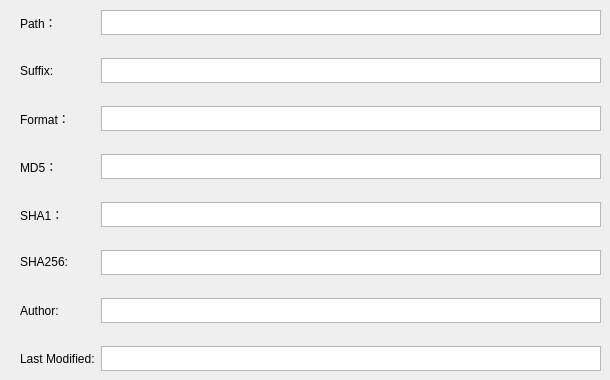
      <widget class="QWidget" name="baseinfo">
       <attribute name="title">
        <string>基础信息</string>
       </attribute>
       <widget class="QWidget" name="verticalLayoutWidget_2">
        <property name="geometry">
         <rect>
          <x>20</x>
          <y>10</y>
          <width>581</width>
          <height>361</height>
         </rect>
        </property>
        <layout class="QVBoxLayout" name="verticalLayout">
         <item>
          <layout class="QHBoxLayout" name="horizontalLayout">
           <item>
            <widget class="QLabel" name="label">
             <property name="maximumSize">
              <size>
               <width>80</width>
               <height>25</height>
              </size>
             </property>
             <property name="text">
              <string>Path：</string>
             </property>
            </widget>
           </item>
           <item>
            <widget class="QTextBrowser" name="path_browser">
             <property name="maximumSize">
              <size>
               <width>500</width>
               <height>25</height>
              </size>
             </property>
            </widget>
           </item>
          </layout>
         </item>
         <item>
          <spacer name="verticalSpacer">
           <property name="orientation">
            <enum>Qt::Vertical</enum>
           </property>
           <property name="sizeHint" stdset="0">
            <size>
             <width>20</width>
             <height>5</height>
            </size>
           </property>
          </spacer>
         </item>
         <item>
          <layout class="QHBoxLayout" name="horizontalLayout_2">
           <item>
            <widget class="QLabel" name="label_2">
             <property name="maximumSize">
              <size>
               <width>80</width>
               <height>25</height>
              </size>
             </property>
             <property name="text">
              <string>Suffix:</string>
             </property>
            </widget>
           </item>
           <item>
            <widget class="QTextBrowser" name="suffix_browser">
             <property name="maximumSize">
              <size>
               <width>500</width>
               <height>25</height>
              </size>
             </property>
            </widget>
           </item>
          </layout>
         </item>
         <item>
          <spacer name="verticalSpacer_2">
           <property name="orientation">
            <enum>Qt::Vertical</enum>
           </property>
           <property name="sizeHint" stdset="0">
            <size>
             <width>20</width>
             <height>5</height>
            </size>
           </property>
          </spacer>
         </item>
         <item>
          <layout class="QHBoxLayout" name="horizontalLayout_5">
           <item>
            <widget class="QLabel" name="label_5">
             <property name="maximumSize">
              <size>
               <width>80</width>
               <height>25</height>
              </size>
             </property>
             <property name="text">
              <string>Format：</string>
             </property>
            </widget>
           </item>
           <item>
            <widget class="QTextBrowser" name="format_browser">
             <property name="maximumSize">
              <size>
               <width>500</width>
               <height>25</height>
              </size>
             </property>
            </widget>
           </item>
          </layout>
         </item>
         <item>
          <spacer name="verticalSpacer_3">
           <property name="orientation">
            <enum>Qt::Vertical</enum>
           </property>
           <property name="sizeHint" stdset="0">
            <size>
             <width>20</width>
             <height>5</height>
            </size>
           </property>
          </spacer>
         </item>
         <item>
          <layout class="QHBoxLayout" name="horizontalLayout_4">
           <item>
            <widget class="QLabel" name="label_4">
             <property name="maximumSize">
              <size>
               <width>80</width>
               <height>25</height>
              </size>
             </property>
             <property name="text">
              <string>MD5：</string>
             </property>
            </widget>
           </item>
           <item>
            <widget class="QTextBrowser" name="md5_browser">
             <property name="maximumSize">
              <size>
               <width>500</width>
               <height>25</height>
              </size>
             </property>
            </widget>
           </item>
          </layout>
         </item>
         <item>
          <spacer name="verticalSpacer_4">
           <property name="orientation">
            <enum>Qt::Vertical</enum>
           </property>
           <property name="sizeHint" stdset="0">
            <size>
             <width>20</width>
             <height>5</height>
            </size>
           </property>
          </spacer>
         </item>
         <item>
          <layout class="QHBoxLayout" name="horizontalLayout_3">
           <item>
            <widget class="QLabel" name="label_3">
             <property name="maximumSize">
              <size>
               <width>80</width>
               <height>25</height>
              </size>
             </property>
             <property name="text">
              <string>SHA1：</string>
             </property>
            </widget>
           </item>
           <item>
            <widget class="QTextBrowser" name="sha1_browser">
             <property name="maximumSize">
              <size>
               <width>500</width>
               <height>25</height>
              </size>
             </property>
            </widget>
           </item>
          </layout>
         </item>
         <item>
          <spacer name="verticalSpacer_5">
           <property name="orientation">
            <enum>Qt::Vertical</enum>
           </property>
           <property name="sizeHint" stdset="0">
            <size>
             <width>20</width>
             <height>5</height>
            </size>
           </property>
          </spacer>
         </item>
         <item>
          <layout class="QHBoxLayout" name="horizontalLayout_8">
           <item>
            <widget class="QLabel" name="label_8">
             <property name="maximumSize">
              <size>
               <width>80</width>
               <height>25</height>
              </size>
             </property>
             <property name="text">
              <string>&lt;html&gt;&lt;head/&gt;&lt;body&gt;&lt;p&gt;SHA256:&lt;/p&gt;&lt;/body&gt;&lt;/html&gt;</string>
             </property>
            </widget>
           </item>
           <item>
            <widget class="QTextBrowser" name="sha256_browser">
             <property name="maximumSize">
              <size>
               <width>500</width>
               <height>25</height>
              </size>
             </property>
            </widget>
           </item>
          </layout>
         </item>
         <item>
          <spacer name="verticalSpacer_7">
           <property name="orientation">
            <enum>Qt::Vertical</enum>
           </property>
           <property name="sizeHint" stdset="0">
            <size>
             <width>20</width>
             <height>5</height>
            </size>
           </property>
          </spacer>
         </item>
         <item>
          <layout class="QHBoxLayout" name="horizontalLayout_7">
           <item>
            <widget class="QLabel" name="label_7">
             <property name="maximumSize">
              <size>
               <width>80</width>
               <height>25</height>
              </size>
             </property>
             <property name="text">
              <string>Author: </string>
             </property>
            </widget>
           </item>
           <item>
            <widget class="QTextBrowser" name="author_browser">
             <property name="maximumSize">
              <size>
               <width>500</width>
               <height>25</height>
              </size>
             </property>
            </widget>
           </item>
          </layout>
         </item>
         <item>
          <spacer name="verticalSpacer_6">
           <property name="orientation">
            <enum>Qt::Vertical</enum>
           </property>
           <property name="sizeHint" stdset="0">
            <size>
             <width>20</width>
             <height>5</height>
            </size>
           </property>
          </spacer>
         </item>
         <item>
          <layout class="QHBoxLayout" name="horizontalLayout_6">
           <item>
            <widget class="QLabel" name="label_6">
             <property name="maximumSize">
              <size>
               <width>80</width>
               <height>25</height>
              </size>
             </property>
             <property name="text">
              <string>Last Modified:</string>
             </property>
            </widget>
           </item>
           <item>
            <widget class="QTextBrowser" name="last_modified">
             <property name="maximumSize">
              <size>
               <width>500</width>
               <height>25</height>
              </size>
             </property>
            </widget>
           </item>
          </layout>
         </item>
        </layout>
       </widget>
      </widget>
